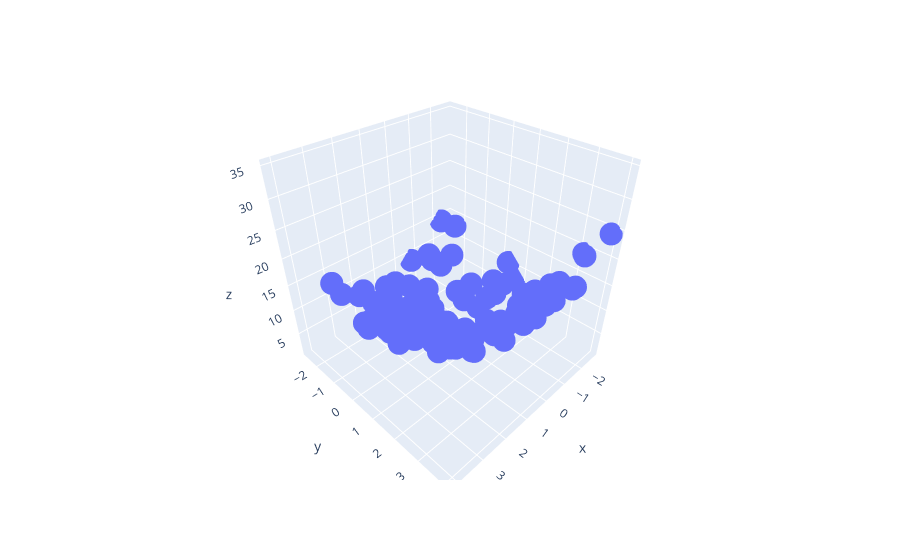

Write notebook code for a chart like this one.
### Code cell
import plotly.express as px
df = px.data.iris()
fig = px.scatter_3d(df, x=x.ravel(), y=y.ravel(), z=z.ravel())
fig.show()
